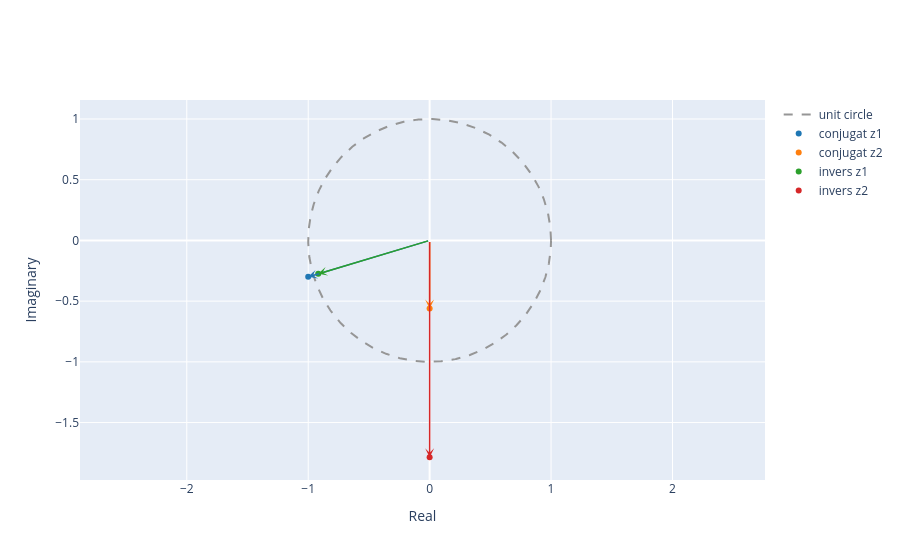

Write notebook code for a chart like this one.
### Markdown cell above
1.2. Compute the conjugate z* and the inverse 1/z for both $z_1$ and $z_2$ and plot the results as vectors in the complex plane.

### Code cell
z1_conj = z1.conjugate()
z1_invers = 1/z1

z2_conj = z2.conjugate()
z2_invers = 1/z2

plot_complex([z1_conj, z2_conj, z1_invers, z2_invers], name=['conjugat z1', 'conjugat z2', 'invers z1', 'invers z2'])

### Figure 1 — Plotly figure (JSON) as saved in the notebook; plotly's stock layout.template omitted (floating-point values rounded to 4 significant figures; data arrays with more than 128 entries replaced by an {"elided": "..."} marker saying what was removed)
{"data": [{"line": {"color": "rgb(150,150,150)", "dash": "dash", "shape": "linear"}, "mode": "lines", "name": "unit circle", "type": "scatter", "x": {"elided": "1000 float values"}, "y": {"elided": "1000 float values"}}, {"marker": {"color": "#1f77b4"}, "mode": "markers", "name": "conjugat z1", "type": "scatter", "x": [-1], "y": [-0.3]}, {"marker": {"color": "#ff7f0e"}, "mode": "markers", "name": "conjugat z2", "type": "scatter", "x": [0], "y": [-0.56]}, {"marker": {"color": "#2ca02c"}, "mode": "markers", "name": "invers z1", "type": "scatter", "x": [-0.9174], "y": [-0.2752]}, {"marker": {"color": "#d62728"}, "mode": "markers", "name": "invers z2", "type": "scatter", "x": [0], "y": [-1.786]}], "layout": {"annotations": [{"arrowcolor": "#1f77b4", "arrowhead": 3, "arrowwidth": 1.5, "ax": 0, "axref": "x", "ay": 0, "ayref": "y", "showarrow": true, "text": "", "x": -1, "y": -0.3}, {"arrowcolor": "#ff7f0e", "arrowhead": 3, "arrowwidth": 1.5, "ax": 0, "axref": "x", "ay": 0, "ayref": "y", "showarrow": true, "text": "", "x": 0, "y": -0.56}, {"arrowcolor": "#2ca02c", "arrowhead": 3, "arrowwidth": 1.5, "ax": 0, "axref": "x", "ay": 0, "ayref": "y", "showarrow": true, "text": "", "x": -0.9174, "y": -0.2752}, {"arrowcolor": "#d62728", "arrowhead": 3, "arrowwidth": 1.5, "ax": 0, "axref": "x", "ay": 0, "ayref": "y", "showarrow": true, "text": "", "x": 0, "y": -1.786}], "xaxis": {"title": {"text": "Real"}}, "yaxis": {"scaleanchor": "x", "scaleratio": 1, "title": {"text": "Imaginary"}}}}
